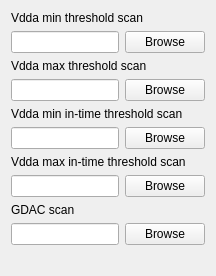
       <widget class="QWidget" name="tab3" >
        <attribute name="title" >
         <string>Analogue Range</string>
        </attribute>
        <layout class="QVBoxLayout" >
         <property name="spacing" >
          <number>6</number>
         </property>
         <property name="margin" >
          <number>11</number>
         </property>
         <item>
          <layout class="QVBoxLayout" >
           <property name="spacing" >
            <number>6</number>
           </property>
           <property name="margin" >
            <number>0</number>
           </property>
           <item>
            <layout class="QVBoxLayout" >
             <property name="spacing" >
              <number>6</number>
             </property>
             <property name="margin" >
              <number>0</number>
             </property>
             <item>
              <widget class="QLabel" name="VddaminLabel" >
               <property name="font" >
                <font/>
               </property>
               <property name="text" >
                <string>Vdda min threshold scan</string>
               </property>
               <property name="alignment" >
                <set>Qt::AlignLeading|Qt::AlignLeft|Qt::AlignVCenter</set>
               </property>
               <property name="wordWrap" >
                <bool>false</bool>
               </property>
              </widget>
             </item>
             <item>
              <layout class="QHBoxLayout" >
               <property name="spacing" >
                <number>6</number>
               </property>
               <property name="margin" >
                <number>0</number>
               </property>
               <item>
                <widget class="QLineEdit" name="VddaminName" />
               </item>
               <item>
                <widget class="QPushButton" name="VddaminButt" >
                 <property name="text" >
                  <string>Browse</string>
                 </property>
                </widget>
               </item>
              </layout>
             </item>
             <item>
              <widget class="QLabel" name="VddamaxLabel" >
               <property name="font" >
                <font/>
               </property>
               <property name="text" >
                <string>Vdda max threshold scan</string>
               </property>
               <property name="alignment" >
                <set>Qt::AlignLeading|Qt::AlignLeft|Qt::AlignVCenter</set>
               </property>
               <property name="wordWrap" >
                <bool>false</bool>
               </property>
              </widget>
             </item>
             <item>
              <layout class="QHBoxLayout" >
               <property name="spacing" >
                <number>6</number>
               </property>
               <property name="margin" >
                <number>0</number>
               </property>
               <item>
                <widget class="QLineEdit" name="VddamaxName" />
               </item>
               <item>
                <widget class="QPushButton" name="VddamaxButt" >
                 <property name="text" >
                  <string>Browse</string>
                 </property>
                </widget>
               </item>
              </layout>
             </item>
             <item>
              <widget class="QLabel" name="VddaminITLabel" >
               <property name="font" >
                <font/>
               </property>
               <property name="text" >
                <string>Vdda min in-time threshold scan</string>
               </property>
               <property name="alignment" >
                <set>Qt::AlignLeading|Qt::AlignLeft|Qt::AlignVCenter</set>
               </property>
               <property name="wordWrap" >
                <bool>false</bool>
               </property>
              </widget>
             </item>
             <item>
              <layout class="QHBoxLayout" >
               <property name="spacing" >
                <number>6</number>
               </property>
               <property name="margin" >
                <number>0</number>
               </property>
               <item>
                <widget class="QLineEdit" name="VddaminITName" />
               </item>
               <item>
                <widget class="QPushButton" name="VddaminITButt" >
                 <property name="text" >
                  <string>Browse</string>
                 </property>
                </widget>
               </item>
              </layout>
             </item>
             <item>
              <widget class="QLabel" name="VddamaxITLabel" >
               <property name="font" >
                <font/>
               </property>
               <property name="text" >
                <string>Vdda max in-time threshold scan</string>
               </property>
               <property name="alignment" >
                <set>Qt::AlignLeading|Qt::AlignLeft|Qt::AlignVCenter</set>
               </property>
               <property name="wordWrap" >
                <bool>false</bool>
               </property>
              </widget>
             </item>
             <item>
              <layout class="QHBoxLayout" >
               <property name="spacing" >
                <number>6</number>
               </property>
               <property name="margin" >
                <number>0</number>
               </property>
               <item>
                <widget class="QLineEdit" name="VddamaxITName" />
               </item>
               <item>
                <widget class="QPushButton" name="VddamaxITButt" >
                 <property name="text" >
                  <string>Browse</string>
                 </property>
                </widget>
               </item>
              </layout>
             </item>
             <item>
              <widget class="QLabel" name="GDACLabel" >
               <property name="font" >
                <font/>
               </property>
               <property name="text" >
                <string>GDAC scan</string>
               </property>
               <property name="alignment" >
                <set>Qt::AlignLeading|Qt::AlignLeft|Qt::AlignVCenter</set>
               </property>
               <property name="wordWrap" >
                <bool>false</bool>
               </property>
              </widget>
             </item>
             <item>
              <layout class="QHBoxLayout" >
               <property name="spacing" >
                <number>6</number>
               </property>
               <property name="margin" >
                <number>0</number>
               </property>
               <item>
                <widget class="QLineEdit" name="GDACName" />
               </item>
               <item>
                <widget class="QPushButton" name="GDACButt" >
                 <property name="text" >
                  <string>Browse</string>
                 </property>
                </widget>
               </item>
              </layout>
             </item>
            </layout>
           </item>
           <item>
            <spacer name="Spacer8" >
             <property name="orientation" >
              <enum>Qt::Vertical</enum>
             </property>
             <property name="sizeType" >
              <enum>QSizePolicy::Expanding</enum>
             </property>
             <property name="sizeHint" stdset="0" >
              <size>
               <width>20</width>
               <height>20</height>
              </size>
             </property>
            </spacer>
           </item>
          </layout>
         </item>
        </layout>
       </widget>
